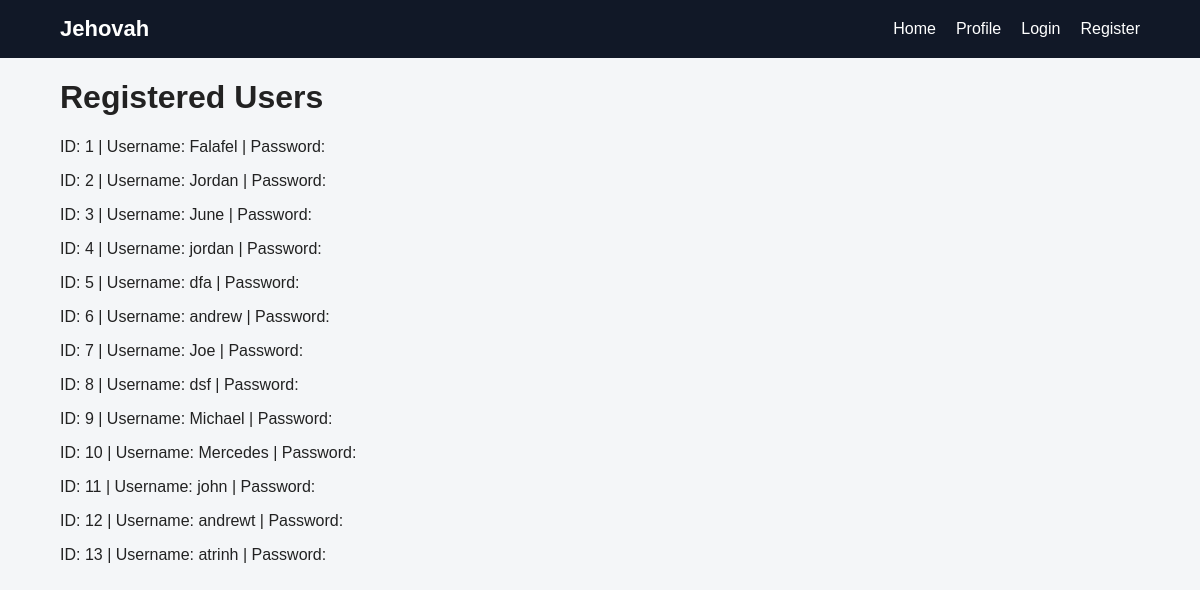
The app's page /view_users, older data.
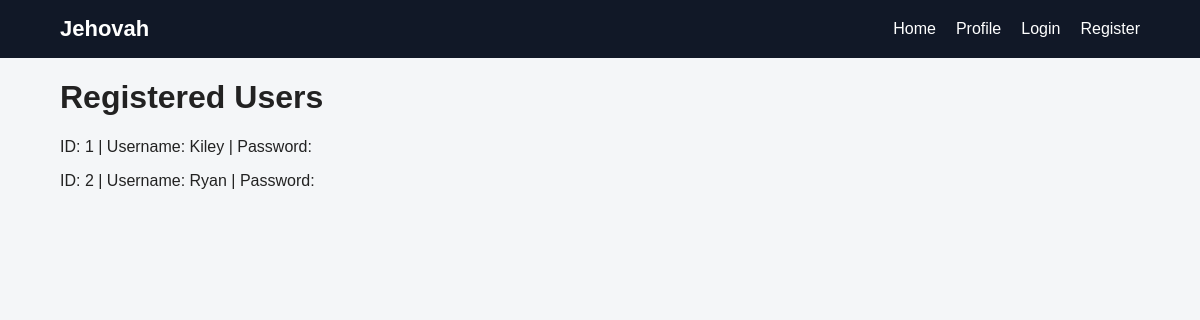
The same page, newer data.
### papo_cito.py (models this page shows)
class User(db.Model):
    id = db.Column(db.Integer, primary_key=True)
    username = db.Column(db.String(80), unique=True, nullable=False)
    password_hash = db.Column(db.String(255), nullable=False)

### papo_cito.py (the view)
@app.route("/view_users", methods=["GET","POST"])
def view_users():
    if request.method == "GET":
        cunt_monkeys = User.query.all()
        return render_template("info.html", users=cunt_monkeys)

### templates/info.html (shortened to what this page needs)
{% extends "base.html" %}
{% block content %}
		<h1>Registered Users</h1>
		{% for user in users %}
			<p>
			ID: {{ user.id }} |
			Username: {{ user.username }} |
			Password: {{ user.password }}
			</p>
		{% endfor %}
{% endblock %}

### templates/base.html (shortened to what this page needs)
<!DOCTYPE html>
<html lang="en">
<head>
	<link rel="stylesheet" href="{{ url_for('static', filename='css/style.css') }}">
</head>
<body>
	<nav class="navbar">
		<div class="nav-container">
			<a class="logo" href="/">Jehovah</a>
			<div class="nav-links">
				<a href="/">Home</a>
				<a href="/profile">Profile</a>
				{% if session.get("user") %}
					<a href=  "/logout">   Logout</a>
				{% else %}
					<a href=   "/login"> Login   </a>
					<a href="/register"> Register</a>
				{% endif %}
			</div>
		</div>
	</nav>
<main class="container">
	{% block content %}
	{% endblock %}
</main>
</body>
</html>

### static/css/style.css (style rules this page uses)
* { box-sizing: border-box; }
body { margin: 0; font-family: Arial, sans-serif; background: #f4f6f8; color: #222; }
.navbar { background: #111827; padding: 16px 0; }
.nav-container { width: 90%; max-width: 1100px; margin: auto; display: flex; justify-content: space-between; align-items: center; }
.logo { color: white; text-decoration: none; font-size: 22px; font-weight: bold; }
.nav-links { display: flex; gap: 20px; }
.nav-links a { color: white; text-decoration: none; }
.container { width: 90%; max-width: 1100px; margin: auto; }

Row changes from the older to the newer data that the page shows:
removed User: id "3", username "June"
removed User: id "4", username "jordan"
removed User: id "5", username "dfa"
removed User: id "6", username "andrew"
removed User: id "7", username "Joe"
removed User: id "8", username "dsf"
removed User: id "9", username "Michael"
removed User: id "10", username "Mercedes"
removed User: id "11", username "john"
removed User: id "12", username "andrewt"
removed User: id "13", username "atrinh"
changed User id 1: username "Falafel" → "Kiley"
changed User id 2: username "Jordan" → "Ryan"
